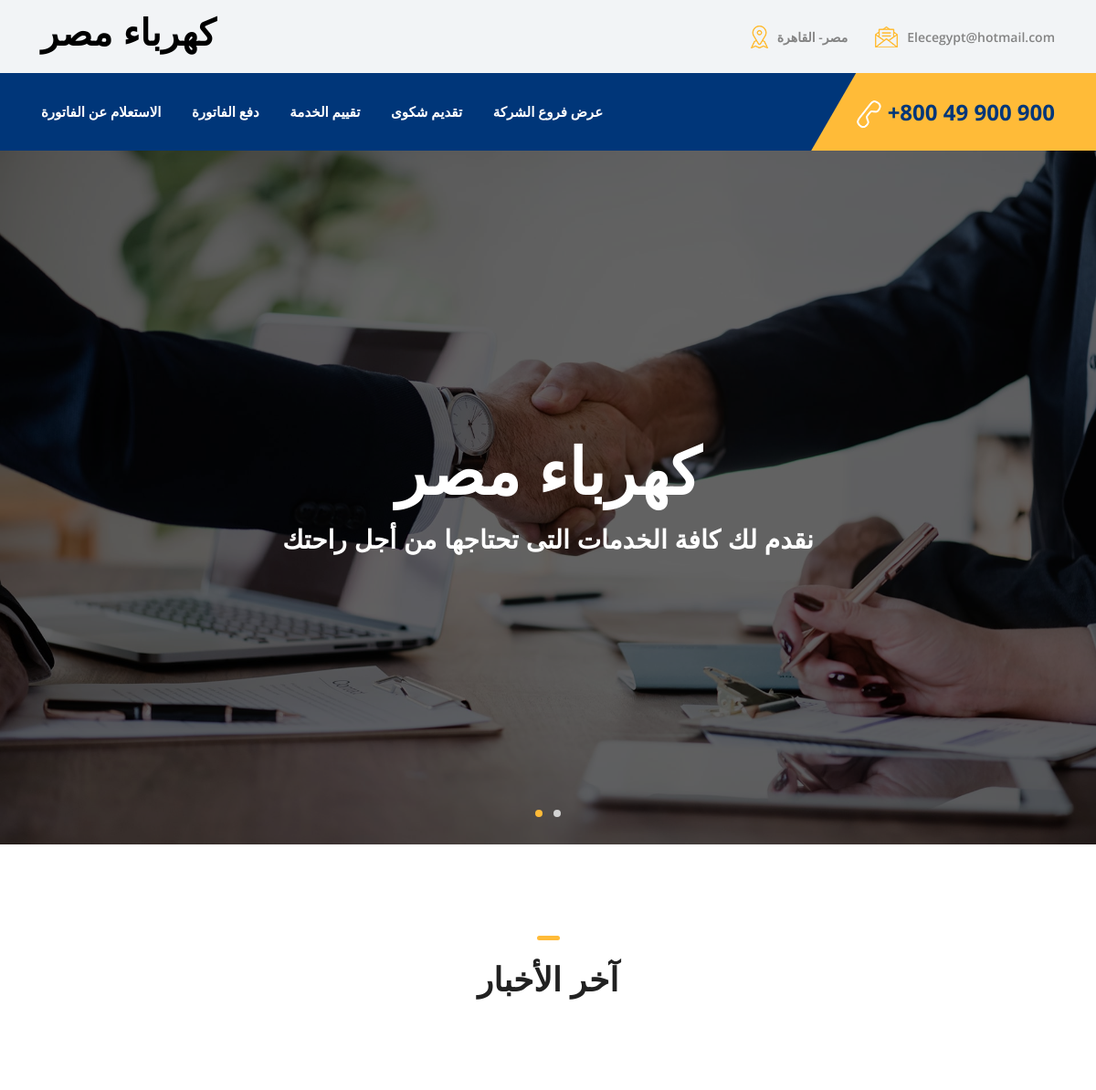
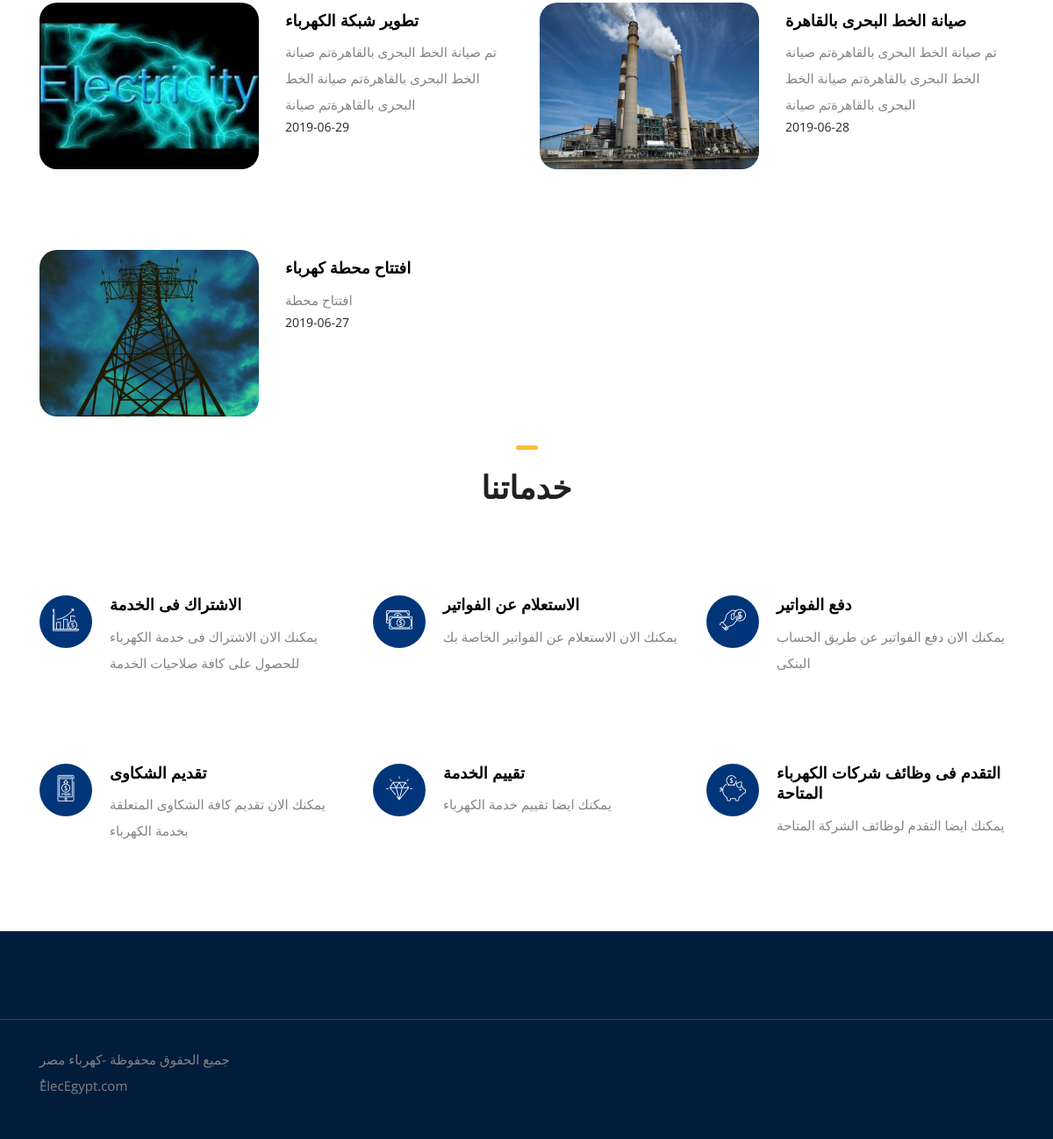
Screenshot of /electricity-main.php with the database file from the repository (2 pictures, top to bottom).
### tables this page shows
CREATE TABLE `posts` (
  `id` int(11) NOT NULL,
  `subject` varchar(255) NOT NULL,
  `content` text NOT NULL,
  `service` varchar(255) NOT NULL,
  `image` varchar(255) NOT NULL,
  `date` date NOT NULL,
  `admin_id` int(11) NOT NULL
);

### include/DBClass.php (called while the page is built, shortened)
<?php
	class database
	{
		private $pdo;
		public function __construct($dbName)
		{
			try{
				$this->pdo = new PDO("mysql:host=localhost;dbname=$dbName;charset=utf8", 'root', '', array(PDO::ATTR_ERRMODE => PDO::ERRMODE_EXCEPTION));
			}
			catch(PDOException $e){
				echo "Connection Error: " . $e->getMessage();
			}
		}
		public function getRows($query,$params=array())
		{
			$stm = $this->pdo->prepare($query);
			$stm->execute($params);
			return $stm->fetchAll();
		}
	}
	$db = new database('gp');
?>

### electricity-main.php (the view, shortened to what this page needs)
<!DOCTYPE html>
<html lang="en">
<head>
    <link rel="stylesheet" href="style.css">
</head>
<body>
    <header class="header-area">
        <div class="top-header-area">
            <div class="container h-100">
                <div class="row h-100 align-items-center">
                    <div class="col-12 d-flex justify-content-between">
                        <div class="logo">
                            <h1>كهرباء مصر</h1>
                        </div>
                        <div class="top-contact-info d-flex align-items-center">
                            <a href="#" data-toggle="tooltip" data-placement="bottom" title="25 th Street Avenue, Los Angeles, CA"><img src="img/core-img/placeholder.png" alt=""> <span>مصر- القاهرة</span></a>
                            <a href="#" data-toggle="tooltip" data-placement="bottom" title="office@yourfirm.com"><img src="img/core-img/message.png" alt=""> <span>Elecegypt@hotmail.com</span></a>
                        </div>
                    </div>
                </div>
            </div>
        </div>
        <div class="credit-main-menu" id="sticker">
            <div class="classy-nav-container breakpoint-off">
                <div class="container">
                    <nav class="classy-navbar justify-content-between" id="creditNav">
                        <div class="classy-menu">
                            <div class="classynav">
                                <ul>
                                    <li><a href="inquireinvoiceelec.php">الاستعلام عن الفاتورة</a></li>
                                    <li><a href="pay.php?s=e"> دفع الفاتورة</a></li>
                                    <li><a href="rate_service.php?s=e">تقييم الخدمة</a></li>
                                    <li><a href="complaints.php?service=electricity">تقديم شكوى</a></li>
                                    <li><a href="new.php?s=e">عرض فروع الشركة</a></li>
                                </ul>
                            </div>
                        </div>
                        <div class="contact">
                            <a href="#"><img src="img/core-img/call2.png" alt=""> +800 49 900 900</a>
                        </div>
                    </nav>
                </div>
            </div>
        </div>
    </header>
    <div class="hero-area">
        <div class="hero-slideshow owl-carousel">
            <div class="single-slide bg-img">
                <div class="slide-bg-img bg-img bg-overlay" style="background-image: url(img/bg-img/1.jpg);"></div>
                <div class="container h-100">
                    <div class="row h-100 align-items-center justify-content-center">
                        <div class="col-12 col-lg-9">
                            <div class="welcome-text text-center">
                                <h2 data-animation="fadeInUp" data-delay="300ms">كهرباء مصر</h2>
                                <h3 style="color:white" data-animation="fadeInUp" data-delay="500ms">نقدم لك كافة الخدمات التى تحتاجها من أجل راحتك</h3>
                            </div>
                        </div>
                    </div>
                </div>
            </div>
        </div>
    </div>
    <section class="services-area section-padding-100-0">
        <div class="container">
            <div class="row">
                <div class="col-12">
                    <div class="section-heading text-center mb-100 wow fadeInUp" data-wow-delay="100ms">
                        <div class="line"></div>
                        <h2>آخر الأخبار</h2>
                    </div>
                </div>
            </div>
            <div class="row">
                <?php
                include "include/DBClass.php";
                $q = "select * from posts where service='e' order by date desc";
                $rows = $db->getRows($q, array());
                if (count($rows)) {
                    foreach ($rows as $row) {
                        $content_arr = explode(" ", $row['content'], 16);
                        array_pop($content_arr);
                        $content = implode(" ", $content_arr);
                        ?>
                        <div class="col-12 col-md-6 col-lg-6 col-me">
                            <div class="single-service-area d-flex mb-100 wow fadeInUp" data-wow-delay="200ms">
                                <div class="icon icon-me">
                                    <img src="<?php echo "admin/images/posts/" . $row['image'] ?>">
                                </div>
                                <div class="text text-me">
                                    <a href="post.php?id=<?php echo $row[0] ?>">
                                        <h5><?php echo $row['subject'] ?></h5>
                                    </a>
                                    <p><?php echo $content ?></p>
                                    <span><?php echo $row['date'] ?></span>
                                </div>
                            </div>
                        </div>
                    <?php
                    }
                }
                ?>
            </div>
            <div class="row">
                <div class="col-12">
                    <div class="section-heading text-center mb-100 wow fadeInUp" data-wow-delay="100ms">
                        <div class="line"></div>
                        <h2>خدماتنا</h2>
                    </div>
                </div>
            </div>
            <div class="row">
                <div class="col-12 col-md-6 col-lg-4">
                    <div class="single-service-area d-flex mb-100 wow fadeInUp" data-wow-delay="200ms">
                        <div class="icon">
                            <i class="icon-profits"></i>
                        </div>
                        <div class="text">
                            <h5>الاشتراك فى الخدمة</h5>
                            <p>يمكنك الان الاشتراك فى خدمة الكهرباء للحصول على كافة صلاحيات الخدمة</p>
                        </div>
                    </div>
                </div>
                <div class="col-12 col-md-6 col-lg-4">
                    <div class="single-service-area d-flex mb-100 wow fadeInUp" data-wow-delay="300ms">
                        <div class="icon">
                            <i class="icon-money-1"></i>
                        </div>
                        <div class="text">
                            <h5>الاستعلام عن الفواتير</h5>
                            <p>يمكنك الان الاستعلام عن الفواتير الخاصة بك</p>
                        </div>
                    </div>
                </div>
                <div class="col-12 col-md-6 col-lg-4">
                    <div class="single-service-area d-flex mb-100 wow fadeInUp" data-wow-delay="400ms">
                        <div class="icon">
                            <i class="icon-coin"></i>
                        </div>
                        <div class="text">
                            <h5>دفع الفواتير</h5>
                            <p>يمكنك الان دفع الفواتير عن طريق الحساب البنكى</p>
                        </div>
                    </div>
                </div>
                <div class="col-12 col-md-6 col-lg-4">
                    <div class="single-service-area d-flex mb-100 wow fadeInUp" data-wow-delay="500ms">
                        <div class="icon">
                            <i class="icon-smartphone-1"></i>
                        </div>
                        <div class="text">
                            <h5>تقديم الشكاوى</h5>
                            <p> يمكنك الان تقديم كافة الشكاوى المتعلقة بخدمة الكهرباء </p>
                        </div>
                    </div>
                </div>
                <div class="col-12 col-md-6 col-lg-4">
                    <div class="single-service-area d-flex mb-100 wow fadeInUp" data-wow-delay="600ms">
                        <div class="icon">
                            <i class="icon-diamond"></i>
                        </div>
                        <div class="text">
                            <h5>تقييم الخدمة</h5>
                            <p>يمكنك ايضا تقييم خدمة الكهرباء</p>
                        </div>
                    </div>
                </div>
                <div class="col-12 col-md-6 col-lg-4">
                    <div class="single-service-area d-flex mb-100 wow fadeInUp" data-wow-delay="700ms">
                        <div class="icon">
                            <i class="icon-piggy-bank"></i>
                        </div>
                        <div class="text">
                            <h5>التقدم فى وظائف شركات الكهرباء المتاحة</h5>
                            <p>يمكنك ايضا التقدم لوظائف الشركة المتاحة</p>
                        </div>
                    </div>
                </div>
            </div>
        </div>
    </section>
    <footer class="footer-area section-padding-100-0">
        <div class="copywrite-area">
            <div class="container">
                <div class="row">
                    <div class="col-12">
                        <div class="copywrite-content d-flex flex-wrap justify-content-between align-items-center">
                            <p class="footer-logo " class="copywrite-text">جميع الحقوق محفوظة -كهرباء مصر<br>ُElecEgypt.com</p>
                        </div>
                    </div>
                </div>
            </div>
        </div>
    </footer>
</body>
</html>

### css/classy-nav.css (style rules this page uses)
* { margin: 0; padding: 0; }
body { font-family: "Roboto", sans-serif; }
ul, ol { margin: 0; }
ul li, ol li { list-style: none; }
img { height: auto; max-width: 100%; }
.bg-img { background-position: center center; background-size: cover; background-repeat: no-repeat; }
.classy-nav-container { position: relative; z-index: 100; background-color: #ffffff; }
.classy-nav-container * { box-sizing: border-box; }
.classy-nav-container a { -webkit-transition-duration: 500ms; transition-duration: 500ms; text-decoration: none; outline: none; font-size: 14px; font-weight: 400; color: #232323; display: inline-block; }
.justify-content-between { -webkit-box-pack: justify; -ms-flex-pack: justify; justify-content: space-between; }
.justify-content-center { -webkit-box-pack: center; -ms-flex-pack: center; justify-content: center; }
.classy-navbar { width: 100%; height: 70px; padding: 0.5em 2em; display: -webkit-box; display: -ms-flexbox; display: flex; -webkit-box-align: center; -ms-flex-align: center; -ms-grid-row-align: center; align-items: center; }
.classynav ul li { display: inline-block; clear: both; position: inherit; z-index: 10; }
.classynav ul li a { padding: 0 12px; display: block; height: 35px; font-size: 14px; line-height: 34px; }
.breakpoint-off .classynav { display: -webkit-box; display: -ms-flexbox; display: flex; -webkit-box-align: center; -ms-flex-align: center; -ms-grid-row-align: center; align-items: center; }

### electricity-main.php (style rules this page uses)
.icon-me { flex: 0 0 250px !important; max-width: none !important; margin-right: 30px !important; }
.icon-me img { border-radius: 20px !important; height: 190px; }
.text-me { margin-top: 10px !important; }
.col-me { margin-bottom: 30px; }

### rows the page displays
posts: image (picture), subject "تطوير شبكة الكهرباء", content "تم صيانة الخط البحرى بالقاهرةتم صيانة الخط البحرى بالقاهرةتم صيانة الخط البحرى بالقاهرةتم صيانة", date "2019-06-29"
posts: image (picture), subject "صيانة الخط البحرى بالقاهرة", content "تم صيانة الخط البحرى بالقاهرةتم صيانة الخط البحرى بالقاهرةتم صيانة الخط البحرى بالقاهرةتم صيانة", date "2019-06-28"
posts: image (picture), subject "افتتاح محطة كهرباء", content "افتتاح محطة", date "2019-06-27"
